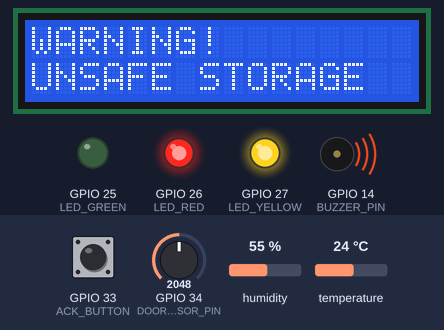
The sketch below on a simulated ESP32. Parts: 16×2 character LCD, output pins drawn as LEDs (lit = HIGH), buzzer (waves = sounding). The inputs (shaded band) are chosen by the test bench; at power-on: temperature 24 °C, GPIO 34 (DOOR_SENSOR_PIN) = 2048, humidity 55 %, GPIO 33 (ACK_BUTTON) HIGH. WiFi joins after 1.5 s; servers stay silent unless stated; web services answer with replies made up by the test bench; what the sketch prints to the serial monitor is not drawn.

Above: at 2.7 s.
2.8 s: temperature set to 8.9 °C
9.2 s: temperature set to 7.7 °C
At 11.5 s:
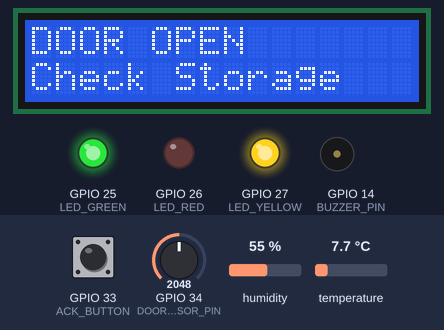
15.6 s: GPIO 34 (DOOR_SENSOR_PIN) set to 1929
At 17.6 s:
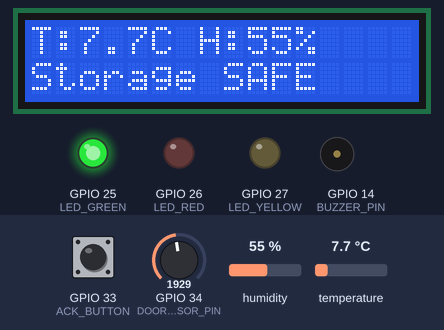
18.7 s: humidity set to 22 %
At 20.4 s:
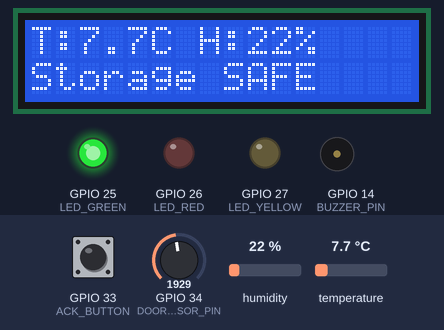
21.7 s: GPIO 34 (DOOR_SENSOR_PIN) set to 2040
At 24.9 s:
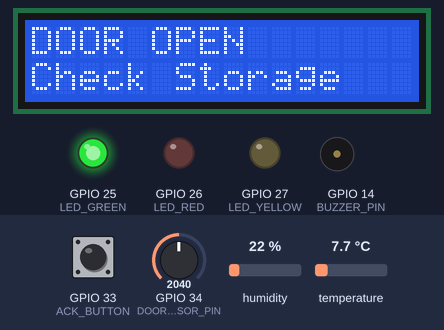
28.1 s: GPIO 34 (DOOR_SENSOR_PIN) set to 1960
At 29.3 s:
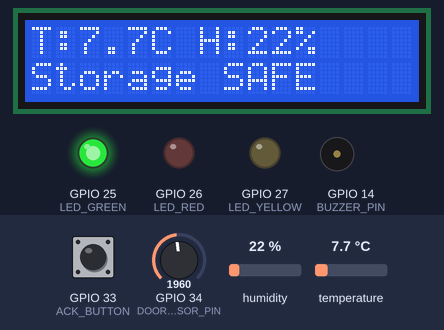
Timing chart, 0 to 31.1 s (numbered marks = the images above; inputs shaded):
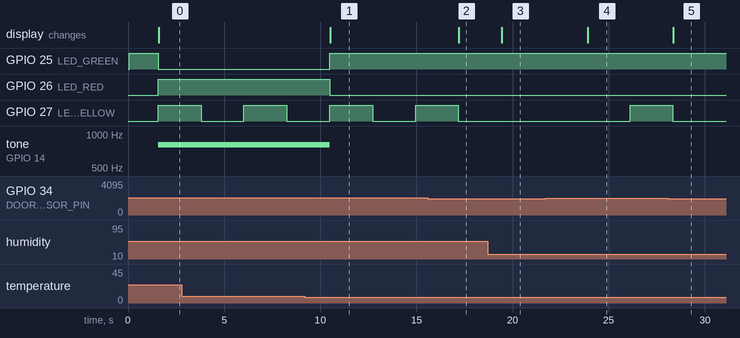

The sketch:

sketch.ino
```cpp
#include <WiFi.h>
#include <HTTPClient.h>
#include <DHT.h>
#include <LiquidCrystal_I2C.h>

// ------------------- PIN DEFINITIONS -------------------
#define DHT_PIN 4
#define DHT_TYPE DHT22

#define LED_GREEN 25
#define LED_RED 26
#define LED_YELLOW 27
#define BUZZER_PIN 14
#define ACK_BUTTON 33

#define DOOR_SENSOR_PIN 34   // Potentiometer (ADC)

// ------------------- SAFE LIMITS (COLD CHAIN) -------------------
#define TEMP_MIN 2.0
#define TEMP_MAX 8.0
#define HUM_MAX 60.0
#define DOOR_OPEN_THRESHOLD 2000

// ------------------- WIFI & CLOUD -------------------
const char* ssid = "Wokwi-GUEST";
const char* password = "";
String apiKey = "R4WIFWQIHOFTQTQ9";

// ------------------- OBJECTS -------------------
DHT dht(DHT_PIN, DHT_TYPE);
LiquidCrystal_I2C lcd(0x27, 16, 2);

// ------------------- VARIABLES -------------------
bool alarmActive = false;
bool buzzerMuted = false;

unsigned long lastBlink = 0;
bool yellowState = false;

void setup() {
  Serial.begin(115200);

  pinMode(LED_GREEN, OUTPUT);
  pinMode(LED_RED, OUTPUT);
  pinMode(LED_YELLOW, OUTPUT);
  pinMode(BUZZER_PIN, OUTPUT);
  pinMode(ACK_BUTTON, INPUT_PULLUP);
  pinMode(DOOR_SENSOR_PIN, INPUT);

  dht.begin();
  lcd.init();
  lcd.backlight();

  digitalWrite(LED_GREEN, HIGH);
  digitalWrite(LED_RED, LOW);
  digitalWrite(LED_YELLOW, LOW);
  noTone(BUZZER_PIN);

  Serial.println("Cold-Chain Vaccine Monitoring System");

  WiFi.begin(ssid, password);
  Serial.print("Connecting to WiFi");
  while (WiFi.status() != WL_CONNECTED) {
    delay(500);
    Serial.print(".");
  }
  Serial.println("\nWiFi Connected");
}

void loop() {

  float temperature = dht.readTemperature();
  float humidity = dht.readHumidity();
  int doorValue = analogRead(DOOR_SENSOR_PIN);

  bool unsafe = false;
  bool doorOpen = false;

  // ------------------- SENSOR VALIDATION -------------------
  if (isnan(temperature) || isnan(humidity)) {
    Serial.println("DHT Sensor Error");
    delay(2000);
    return;
  }

  // ------------------- SAFETY CHECK -------------------
  if (temperature < TEMP_MIN || temperature > TEMP_MAX || humidity > HUM_MAX) {
    unsafe = true;
  }

  // ------------------- DOOR CHECK -------------------
  if (doorValue > DOOR_OPEN_THRESHOLD) {
    doorOpen = true;
  }

  // ------------------- ALARM LOGIC -------------------
  alarmActive = unsafe;
  if (!unsafe) buzzerMuted = false;

  // ------------------- ACK BUTTON -------------------
  if (digitalRead(ACK_BUTTON) == LOW) {
    buzzerMuted = true;
    noTone(BUZZER_PIN);
    delay(300);
  }

  // ------------------- OUTPUT CONTROL -------------------
  if (alarmActive) {
    digitalWrite(LED_GREEN, LOW);
    digitalWrite(LED_RED, HIGH);
    if (!buzzerMuted) {
      tone(BUZZER_PIN, 800);
    }
  } else {
    digitalWrite(LED_GREEN, HIGH);
    digitalWrite(LED_RED, LOW);
    noTone(BUZZER_PIN);
  }

  // ------------------- DOOR BLINK (YELLOW LED) -------------------
  if (doorOpen) {
    if (millis() - lastBlink > 500) {
      yellowState = !yellowState;
      digitalWrite(LED_YELLOW, yellowState);
      lastBlink = millis();
    }
  } else {
    digitalWrite(LED_YELLOW, LOW);
  }

  // ------------------- LCD DISPLAY -------------------
  lcd.clear();
  if (alarmActive) {
    lcd.setCursor(0, 0);
    lcd.print("WARNING!");
    lcd.setCursor(0, 1);
    lcd.print("UNSAFE STORAGE");
  }
  else if (doorOpen) {
    lcd.setCursor(0, 0);
    lcd.print("DOOR OPEN");
    lcd.setCursor(0, 1);
    lcd.print("Check Storage");
  }
  else {
    lcd.setCursor(0, 0);
    lcd.print("T:");
    lcd.print(temperature, 1);
    lcd.print("C ");

    lcd.print("H:");
    lcd.print(humidity, 0);
    lcd.print("%");

    lcd.setCursor(0, 1);
    lcd.print("Storage SAFE");
  }

  // ------------------- CLOUD UPDATE -------------------
  if (WiFi.status() == WL_CONNECTED) {
    HTTPClient http;

    String url = "http://api.thingspeak.com/update?api_key=" + apiKey +
                 "&field1=" + String(temperature) +
                 "&field2=" + String(humidity) +
                 "&field3=" + String(alarmActive ? 1 : 0) +
                 "&field4=" + String(doorOpen ? 1 : 0);

    http.begin(url);
    http.GET();
    http.end();
  }

  Serial.print("Temp:");
  Serial.print(temperature);
  Serial.print(" Hum:");
  Serial.print(humidity);
  Serial.print(" DoorADC:");
  Serial.println(doorValue);

  delay(2000);
}
```

Measured:
- the behaviour switches between 8.1 and 8 °C on temperature (found by bisection; images 0 and 1)
- the behaviour switches between 2001 and 2000 on GPIO 34 (DOOR_SENSOR_PIN) (found by bisection; images 1 and 2)
- after the input at 9.2 s, GPIO 25 (LED_GREEN): LOW → HIGH after 1.3 s; GPIO 26 (LED_RED): HIGH → LOW after 1.3 s; tone on GPIO 14 (BUZZER_PIN): 800 Hz → silent after 1.3 s; the display: changes after 1.3 s (image 1)
- after the input at 15.6 s, the display: changes after 1.6 s (image 2)
- after the input at 18.7 s, the display: changes after 0.74 s (image 3)
- after the input at 21.7 s, GPIO 27 (LED_YELLOW): LOW → HIGH after 4.4 s; the display: changes after 2.2 s (image 4)
- after the input at 28.1 s, GPIO 27 (LED_YELLOW): goes on until 28.3 s, then stays LOW; the display: changes after 0.27 s (image 5)
